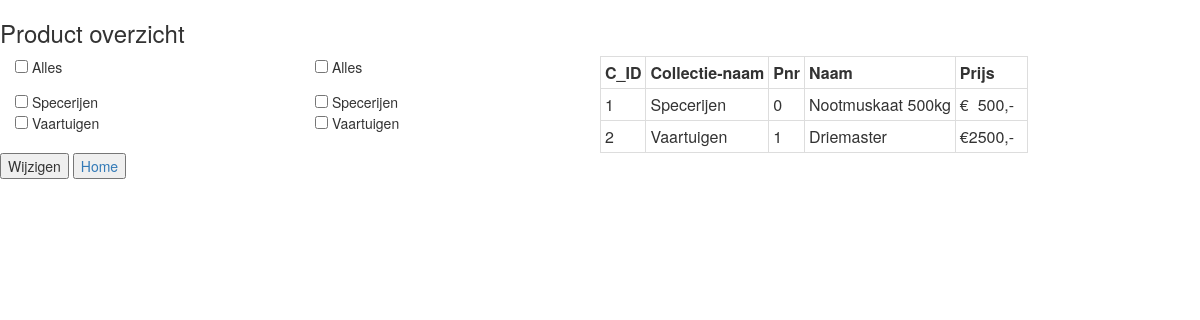
Page /include/ProductToevoegen.php on the committed database.
### tables this page shows
CREATE TABLE IF NOT EXISTS `product` (
  `Productnummer` int(11) NOT NULL,
  `Productbeschrijving` longtext NOT NULL,
  `Prijs` decimal(9,2) NOT NULL,
  `Afbeelding` varchar(255) NOT NULL,
  `Productnaam` varchar(45) NOT NULL,
  `Collectie_ID` int(11) NOT NULL,
  PRIMARY KEY (`Productnummer`)
);

### include/ProductToevoegen.php (the view, shortened to what this page needs)
<head>
    <link rel="stylesheet" href="https://maxcdn.bootstrapcdn.com/bootstrap/3.3.7/css/bootstrap.min.css">
    <link rel="stylesheet" href="klantInfo.css"/>
</head>
<body>
<h3>Product overzicht</h3>
<?php
$conn = new mysqli("localhost", "root", "usbw", "webshopdb");
$sql = "SELECT COUNT('ID') FROM collectie";
$result = $conn->query($sql);
while($row = mysqli_fetch_array($result)) {
    $collecties = $row["COUNT('ID')"];
}
$sql2 = "SELECT Naam FROM `collectie`";
$result2 = $conn->query($sql2);
$i = 0;
while ($row2 = mysqli_fetch_array($result2)) {
    $collectieNaam[$i] = $row2['Naam'];
    $i++;
};
$sql3 = "SELECT COUNT('ID') FROM collectie";
$result3 = $conn->query($sql3);
while($row3 = mysqli_fetch_array($result3)) {
    $categorieen = $row3["COUNT('ID')"];
}
$sql4 = "SELECT Naam FROM `collectie`";
$result4 = $conn->query($sql4);
$i = 0;
while ($row4 = mysqli_fetch_array($result4)) {
    $categorieNaam[$i] = $row4['Naam'];
    $i++;
};
echo "<div class='col-md-3'><form method='get' action=''>";
echo "<input onchange='this.form.submit()' type='checkbox' name='allesSet' ";
if(isset($_GET["allesSet"])){ echo "checked"; }
echo"><p1> Alles</p1><br>
</form>";
echo "<form method='get' action=''>";
for($i = 1; $i <= $collecties; $i++) {
    echo "<input onchange='this.form.submit()' type='checkbox' name='c" . $i . "enabled'";
    if(isset($_GET["c" . $i . "enabled"])){
        echo "checked";
    }
    echo"><p1> " . $collectieNaam[$i-1] . "</p1><br>";
}
echo "</form></div>";
echo "<div class='col-md-3'><form method='get' action=''>";
echo "<input onchange='this.form.submit()' type='checkbox' name='allesSet' ";
if(isset($_GET["allesSet"])){ echo "checked"; }
echo"><p1> Alles</p1><br>
</form>";
echo "<form method='get' action=''>";
for($i = 1; $i <= $categorieen; $i++) {
    echo "<input onchange='this.form.submit()' type='checkbox' name='c" . $i . "enabled'";
    if(isset($_GET["c" . $i . "enabled"])){
        echo "checked";
    }
    echo"><p1> " . $categorieNaam[$i-1] . "</p1><br>";
}
echo "</form></div>";
echo "<span class='toggleTable'><table  class=\"table-bordered table-hover\" id=\"overzichtTabel\">";
echo "<tr><th>C_ID</th><th>Collectie-naam</th><th>Pnr</th><th>Naam</th><th>Prijs</th></tr>";
for($i = 1; $i <= $collecties; $i++) {
    $conn = new mysqli("localhost", "root", "usbw", "webshopdb");
    $sql = "SELECT * FROM product WHERE collectie_ID = " . $i;
    $result = $conn->query($sql);
    while ($row = mysqli_fetch_array($result)) {
        $prijs = $row['Prijs'];
        if(substr($prijs, -2, 2) == "00"){
            $prijs = substr($prijs, 0, -3) . ",-&#8239&#8239&#8239&#8239";
        }
        echo "<tr>
            <td>" . $row['Collectie_ID'] . "</td>
            <td>" . $collectieNaam[$i-1] . "</td>
            <td>" . $row['Productnummer'] . "</td>
            <td>" . $row['Productnaam'] . "</td>
            <td><span>&#x20ac;</span> <span style='float: right;'>" . $prijs . "</span></td>
        </tr>";
    };
}
echo "</table><button type='button' class='toggleButton' onclick='toggleTabellen()'>Wijzigen</button></span>";
?>
<a href="login.php"><button type="button">Home</button></a>
</body>

### include/klantInfo.css (style rules this page uses)
th, td { padding: 4px; }

### rows in the picture
product: Collectie_ID "1", i "Specerijen", Productnummer "0", Productnaam "Nootmuskaat 500kg", Prijs "500,-"
product: Collectie_ID "2", i "Vaartuigen", Productnummer "1", Productnaam "Driemaster", Prijs "2500,-"

### other values in the picture
$collectieNaam[$i-1] "Specerijen"
$collectieNaam[$i-1] "Vaartuigen"
$categorieNaam[$i-1] "Specerijen"
$categorieNaam[$i-1] "Vaartuigen"
